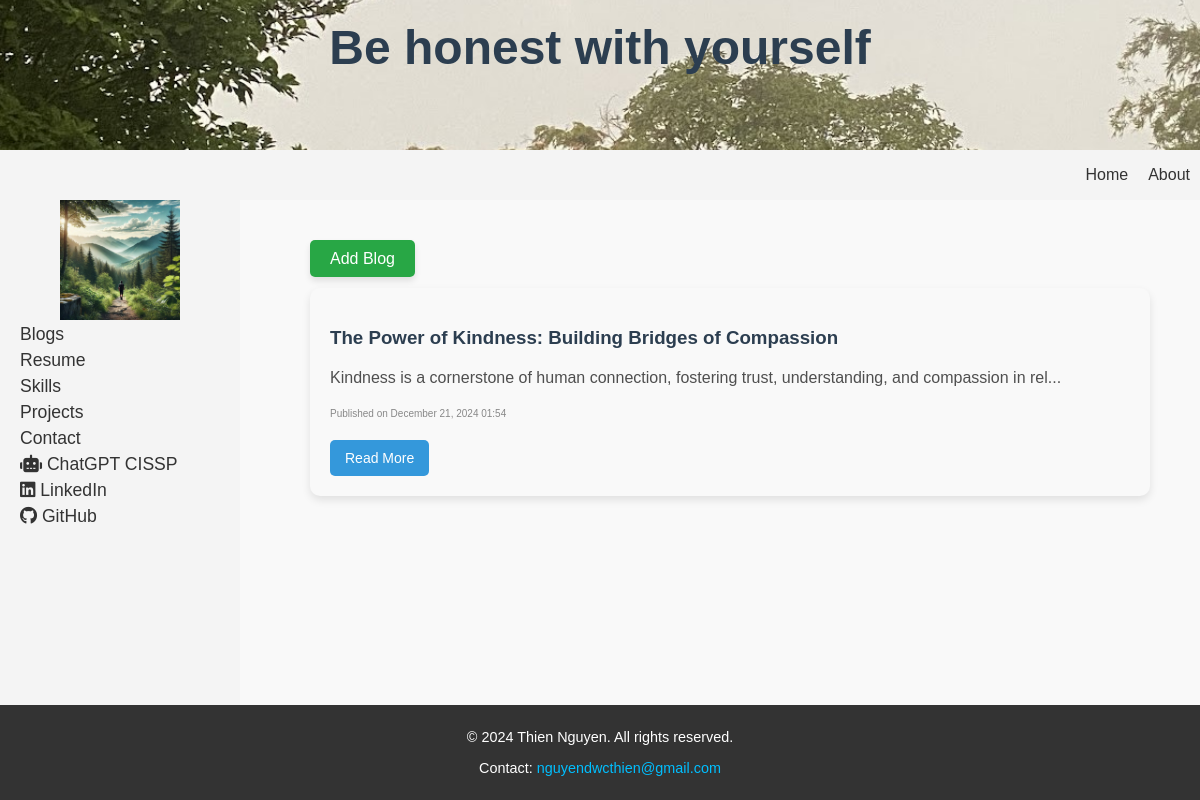
The page /blog_list on the database as committed earlier.
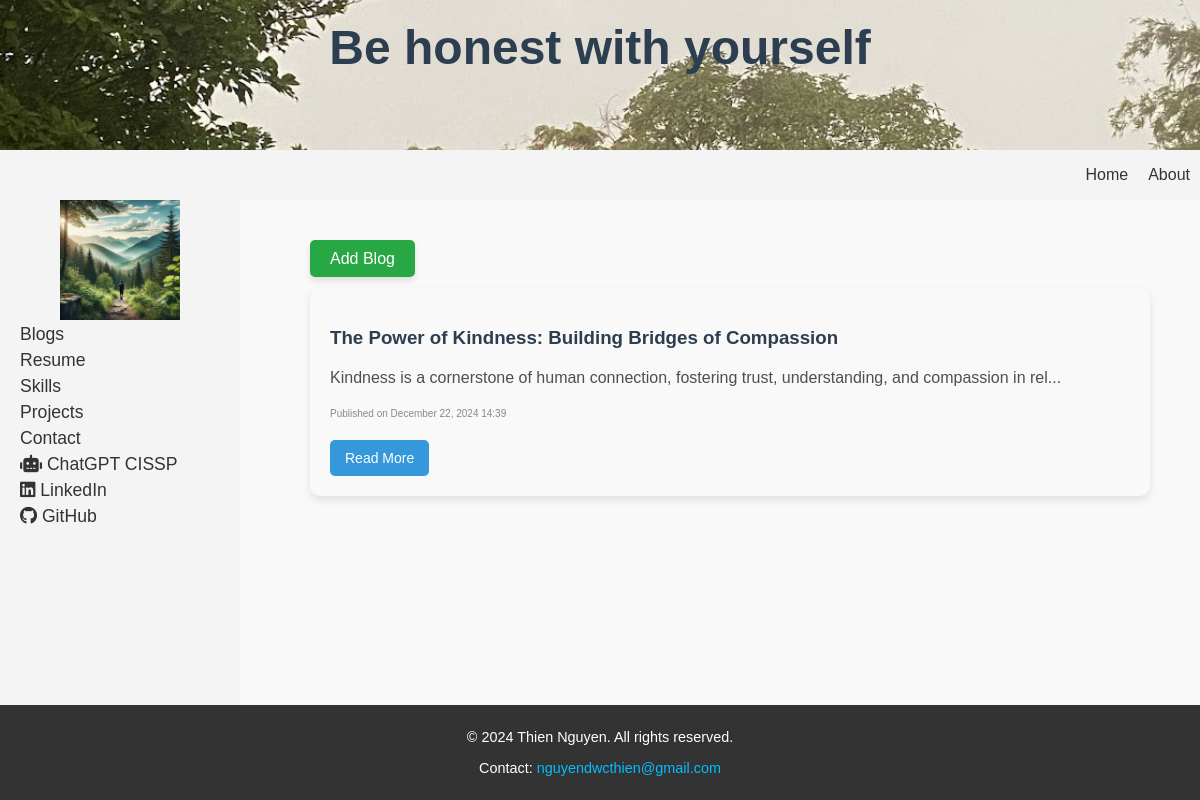
The same page on the database as committed later.
### app.py (models this page shows)
class Blog(db.Model):
    id = db.Column(db.Integer, primary_key=True)
    title = db.Column(db.String(100), nullable=False)
    content = db.Column(db.Text, nullable=False)
    date_created = db.Column(db.DateTime, default=lambda: datetime.now(timezone('Asia/Bangkok')))
    comments = db.relationship('Comment', cascade="all, delete-orphan", backref='blog', lazy=True)

### app.py (the view)
@app.route('/blog_list')
def blog_list():
    blogs = Blog.query.order_by(desc(Blog.date_created)).all()  # Order by newest first
    return render_template('blog_list.html', blogs=blogs)

### templates/blog_list.html (shortened to what this page needs)
{% extends 'base.html' %}
{% block content %}
    <div style="margin-bottom: 20px; text-align: left;">
        <a href="{{ url_for('add_blog') }}"
           style="text-decoration: none; color: white; background-color: #28a745; padding: 10px 20px; border-radius: 5px; font-size: 16px; box-shadow: 0 4px 6px rgba(0, 0, 0, 0.1); transition: background-color 0.3s ease;">
           Add Blog
        </a>
    </div>
{% for blog in blogs %}
    <div style="max-width: 1600px; margin: 20px auto; padding: 20px; background-color: #f9f9f9; border-radius: 10px; box-shadow: 0 4px 8px rgba(0, 0, 0, 0.1); font-family: Arial, sans-serif;">
        <h3 style="color: #2C3E50; margin-bottom: 10px;">{{ blog.title }}</h3>
        <p style="color: #4F4F4F; line-height: 1.6;">{{ blog.content[:100] }}...</p>
        <p style="font-size: 12px; color: #888; margin-top: 10px;">
            <small>Published on {{ blog.date_created.strftime('%B %d, %Y %H:%M') }}</small>
        </p>
        <div style="margin-top: 20px;">
            <a href="{{ url_for('blog_detail', id=blog.id) }}" style="text-decoration: none; color: white; background-color: #3498db; padding: 10px 15px; border-radius: 5px; font-size: 14px; margin-right: 10px; display: inline-block;">Read More</a>
        </div>
    </div>
{% else %}
    <div class="container">
        <p>No blogs yet.</p>
    </div>
{% endfor %}
{% endblock %}

Rows that differ between the two databases and show on the page:
changed Blog "The Power of Kindness: Building Bridges of Compassion": date_created "December 21, 2024 01:54" → "December 22, 2024 14:39"
